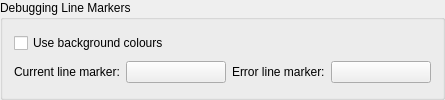
    <widget class="QGroupBox" name="groupBox_2">
     <property name="title">
      <string>Debugging Line Markers</string>
     </property>
     <layout class="QGridLayout" name="gridLayout_10">
      <item row="0" column="0" colspan="4">
       <widget class="QCheckBox" name="debugMarkerBackgroundCheckBox">
        <property name="toolTip">
         <string>Select to indicate the debug markers using coloured line backgrounds, arrow indicators otherwise</string>
        </property>
        <property name="text">
         <string>Use background colours</string>
        </property>
       </widget>
      </item>
      <item row="1" column="0">
       <widget class="QLabel" name="TextLabel3_2_2">
        <property name="text">
         <string>Current line marker:</string>
        </property>
       </widget>
      </item>
      <item row="1" column="1">
       <widget class="QPushButton" name="currentLineMarkerButton">
        <property name="minimumSize">
         <size>
          <width>100</width>
          <height>0</height>
         </size>
        </property>
        <property name="toolTip">
         <string>Select the colour for the current line marker.</string>
        </property>
        <property name="text">
         <string/>
        </property>
       </widget>
      </item>
      <item row="1" column="2">
       <widget class="QLabel" name="TextLabel4_2_2">
        <property name="text">
         <string>Error line marker:</string>
        </property>
       </widget>
      </item>
      <item row="1" column="3">
       <widget class="QPushButton" name="errorMarkerButton">
        <property name="minimumSize">
         <size>
          <width>100</width>
          <height>0</height>
         </size>
        </property>
        <property name="toolTip">
         <string>Select the colour for the error line marker.</string>
        </property>
        <property name="text">
         <string/>
        </property>
       </widget>
      </item>
     </layout>
    </widget>
